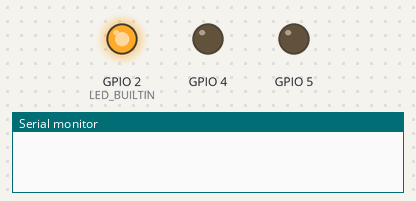
This sketch was run on a simulated ESP8266 (NodeMCU). On the bench: output pins drawn as LEDs (lit = HIGH, except the on-board LED, lit = LOW), the last lines printed to the serial monitor. WiFi joins after 1.5 s; servers stay silent unless stated.

Above: at 0.1 s.
At 2.5 s:
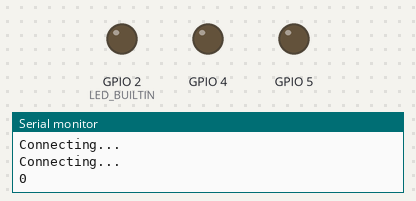
Timing chart, 0 to 4.0 s (numbered marks = the images above):
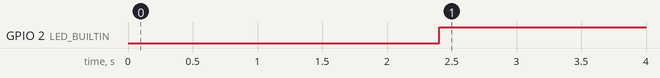

Measured:
- by itself, GPIO 2 (LED_BUILTIN): LOW → HIGH at 2.4 s

The sketch:

esp_auth.ino
```cpp
#include <ArduinoJson.h>
#include <ESP8266WiFi.h>
#include <ESP8266HTTPClient.h>


String host = "http://192.168.172.5:8080/smarthome";//sửa host!
String mytoken = "eyJ0eXAiOiJKV1QiLCJhbGciOiJIUzI1NiJ9.eyJzdWIiOiJhZG1pbiIsImlzcyI6ImF1dGgwIn0.f1qc-fvEuI-k_PErFZuLYYXcX8QejY6Cy25a9xdz0QE";
// my token;

void setup () {

  Serial.begin(115200);
  WiFi.begin("Cafe 415.1", "JetBrain@LR300"); //sửa wifi!
  pinMode(LED_BUILTIN, OUTPUT);
  pinMode(5, OUTPUT);
  pinMode(4, OUTPUT);
  while (WiFi.status() != WL_CONNECTED) {
    delay(1000);
    Serial.println("Connecting...");
  }
}

void loop() {
  if (WiFi.status() == WL_CONNECTED) {
    HTTPClient http;
//---------------------------------------------------- led1
    http.begin(host + "/api/v1/devices/1");
    http.addHeader("Authorization", "Bearer " + mytoken);
    int httpCode = http.GET();
    String payload;
    if (httpCode > 0) {
     payload = http.getString();
     Serial.println(payload);
    }

    http.begin(host + "/api/v1/devices/2");
    http.addHeader("Authorization", "Bearer " + mytoken);
    int httpCode2 = http.GET();
    String payload2;
    if (httpCode2 > 0) {
     payload2 = http.getString();
     Serial.println(payload2);
    }

   DynamicJsonDocument doc(1024), doc2(1024);
   deserializeJson(doc, payload);
   deserializeJson(doc2, payload2);
   bool bitValue = doc["bitValue"];
   bool bitValue2 = doc2["bitValue"];
   Serial.println(bitValue);
   if(bitValue == true) {
      digitalWrite(LED_BUILTIN, LOW);
      digitalWrite(5, HIGH);
   } else {
      digitalWrite(LED_BUILTIN, HIGH);
      digitalWrite(5, LOW);
   }

   if(bitValue2 == true) {
      digitalWrite(4, HIGH);
   } else {
      digitalWrite(4, LOW);
   }
  }
//  delay(200);/
}
//---------------------------------------------------- led2
//DynamicJsonDocument gui(1024);
// gui["id"]= 2;
// gui["deviceName"] = "nhietdo3";
// gui["deviceDescription"] = "led 2";
// gui["deviceType"] = true;
// gui["dataType"] = true;
// gui["bitValue"] = true;
// gui["decimalValue"] = 30;
//
//  String s;
//  serializeJson(gui, s);
//  http.begin(host + "/glucose/api/v1/devices/2");
//    http.addHeader("Authorization", "Bearer " + mytoken);
//    http.addHeader("Content-Type", "application/json");
//   int httpResponseCode = http.PUT(s);
//   if(httpResponseCode>0){
//    String response = http.getString();
//    //Serial.println(httpResponseCode);
//    Serial.println(response);
//   }else{
//    Serial.print("Error on sending PUT Request: ");
//    Serial.println(httpResponseCode);
//   }
//
//   http.begin(host + "/glucose/api/v1/devices/2");
//    http.addHeader("Authorization", "Bearer " + mytoken);
//   httpCode = http.GET();
//
//    if (httpCode > 0) {
//     payload = http.getString();
//     Serial.println(payload);
//    }
//  }
//
//    delay(3000);
///}
```
